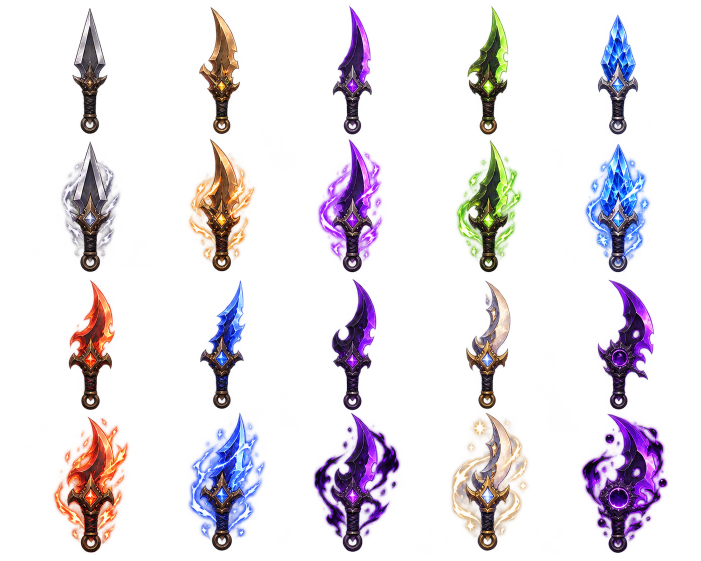
#> input picture Assets/custom/assassin-dagger-overlay-sheet-raw.png, 1402 x 1122 px, given in place of armor-icons-chibi.png, which was not available (shown at 1/2 size)
$ python build-item-icons.py
#> lines starting #> are read from the running program, lines starting #| are printed output that depends on the picture; after the words box and inside, x2 and y2 are one past the last pixel; in counts of white or black regions, pixels touching at a corner belong together
"""Builds the 96x96 item icons used by the Unity inventory / ground loot (run from the project root, Python 3 + Pillow + numpy).

 - armor / gloves / boots (shared fallback; class sets come from build-class-gear-icons.py): sliced from the web's painted 5x2 atlases (transparent gutters), tier 0..9
 - weapon-<class>-<tier>, offhand-<class>-<tier>: no longer here (removed 16/11 with the single-gun Mechanic and the Cleric companion art);
   each class's tier tool writes its own (build-warrior-sword / -shield, build-wizard-tier-staff-book, build-mechanic-pistol-tiers / -cannon-tiers,
   build-assassin-tier-daggers, build-cleric-tier-staff-shield)
Output: Assets/Resources/Sprites/icons/<name>.png
"""
import os, sys
import numpy as np
from PIL import Image

WEB = os.environ.get("ZENONIA_WEB", r"C:\Project\zenoniaClone\Assets\custom")
ROOT = os.path.dirname(os.path.dirname(os.path.abspath(__file__)))
SPR = os.path.join(ROOT, "Assets", "Resources", "Sprites")
OUT = os.path.join(SPR, "icons")
SIZE = 96
os.makedirs(OUT, exist_ok=True)

def fit(im):
    """Trim to content, scale to fit SIZE-8, centre on a transparent SIZE x SIZE canvas."""
    bb = im.getbbox()
    if bb: im = im.crop(bb)
    k = (SIZE - 8) / max(im.width, im.height)
    im = im.resize((max(1, round(im.width * k)), max(1, round(im.height * k))), Image.LANCZOS)
    out = Image.new("RGBA", (SIZE, SIZE), (0, 0, 0, 0))
    out.paste(im, ((SIZE - im.width) // 2, (SIZE - im.height) // 2), im)
    return out

def bands(mask):
    """[(start, end)] runs of True in a 1-D boolean array."""
    runs, start = [], None
    for i, v in enumerate(mask):
        if v and start is None: start = i
        if not v and start is not None: runs.append((start, i)); start = None
    if start is not None: runs.append((start, len(mask)))
    return [r for r in runs if r[1] - r[0] > 8]

def slice_atlas(slot, file):
#> called with slot = 'armor', file = 'armor-icons-chibi.png'
    im = Image.open(os.path.join(WEB, file)).convert("RGBA")
#> im is the input picture: PIL image 1402x1122 RGBA; mean R, G, B, A 32, 22.4, 33.5, 43.1
    a = np.array(im)[:, :, 3] > 24
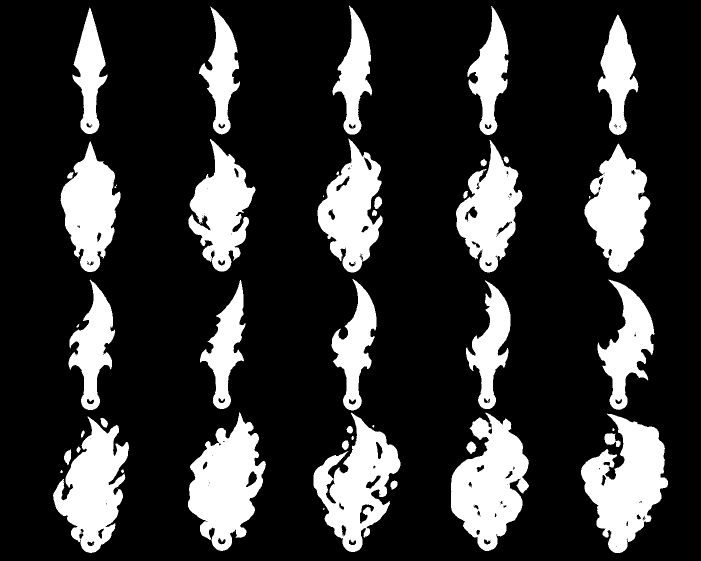
#> a: shape (1122, 1402) bool (shown at 1/2 size); 20.6% white; 60 white regions (21 under 20 px), largest, box (x1, y1, x2, y2) and area: (1162, 827, 1336, 1106) 26675, (902, 825, 1058, 1102) 25868, (376, 825, 532, 1102) 25058
    rows = bands(a.any(axis=1))
#> the loop in bands, `for i, v in enumerate(mask):` made 1122 passes
#> v on passes 1 to 12: False, False, False, False, False, False, False, False, False, False, False, True
#> after the loop in bands, `for i, v in enumerate(mask):`: runs = [(11, 270), (277, 545), (558, 821), (825, 1106)]
#> rows = [(11, 270), (277, 545), (558, 821), (825, 1106)]
    cells = []
    for r0, r1 in rows:
        cols = bands(a[r0:r1].any(axis=0))
        if len(cols) == 4:  # two painted icons touch: cut the widest band at its thinnest column
            widest = max(range(4), key=lambda i: cols[i][1] - cols[i][0])
            c0, c1 = cols[widest]
            span = a[r0:r1, c0:c1].sum(axis=0)
            lo, hi = int((c1 - c0) * 0.35), int((c1 - c0) * 0.65)
            cut = c0 + lo + int(np.argmin(span[lo:hi]))
            cols[widest:widest + 1] = [(c0, cut), (cut, c1)]
        for c0, c1 in cols:
            cells.append(im.crop((c0, r0, c1, r1)))
#> this loop made 4 passes
#> after the loop, cells = 20 items
#> (the run stopped early here; a loop or call above may not have finished)

$ run again, on Assets/custom/rocket-barrage-fx.png
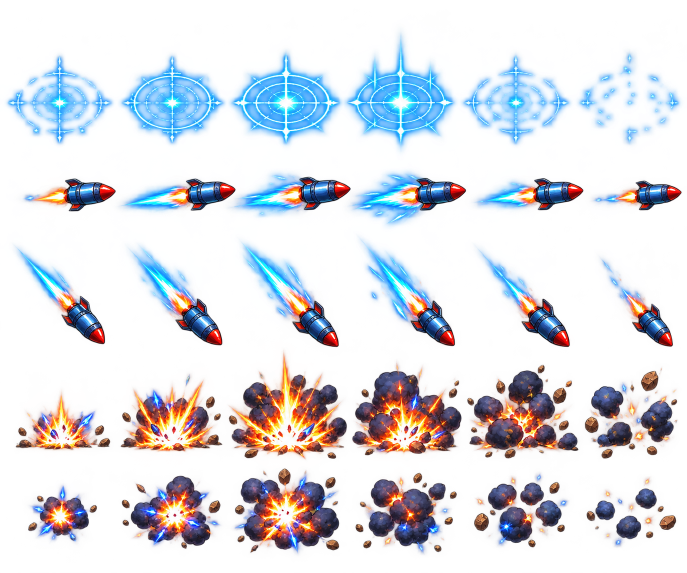
#> input picture Assets/custom/rocket-barrage-fx.png, 1374 x 1145 px, given in place of armor-icons-chibi.png, which was not available (shown at 1/2 size)
#> in slice_atlas, im is the input picture: PIL image 1374x1145 RGBA; mean R, G, B, A 44.1, 61.9, 87.3, 58.8
#> in slice_atlas, `a = np.array(im)[:, :, 3] > 24`:
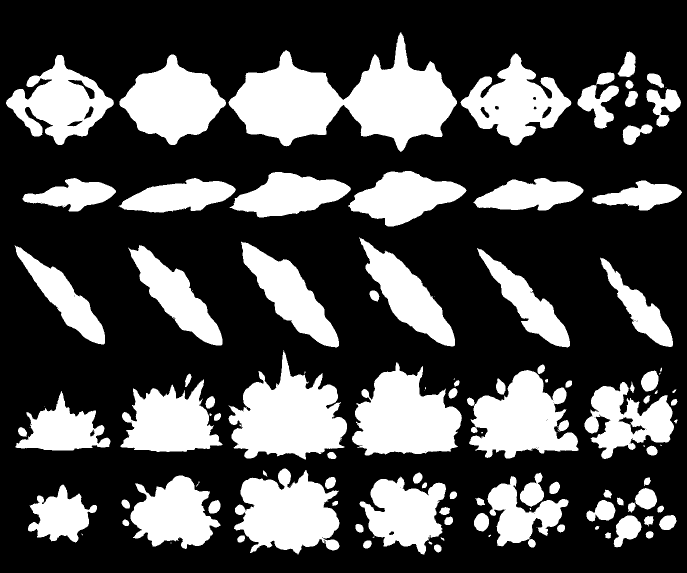
#> a: shape (1145, 1374) bool (shown at 1/2 size); 30.2% white; 123 white regions (31 under 20 px), largest, box (x1, y1, x2, y2) and area: (457, 64, 914, 304) 52686, (457, 700, 694, 919) 29511, (704, 724, 924, 911) 26390
#> after the loop in bands, `for i, v in enumerate(mask):`: runs = [(64, 304), (342, 453), (475, 695), (700, 919), (937, 1109)]
#> rows has the same summary as runs in bands
#> the loop in slice_atlas, `for r0, r1 in rows:` made 5 passes
#> (r0, r1, widest, lo, hi) on pass 2: (342, 453, 1, 243, 452)
#> after the loop in slice_atlas, `for r0, r1 in rows:`: cells = 30 items
